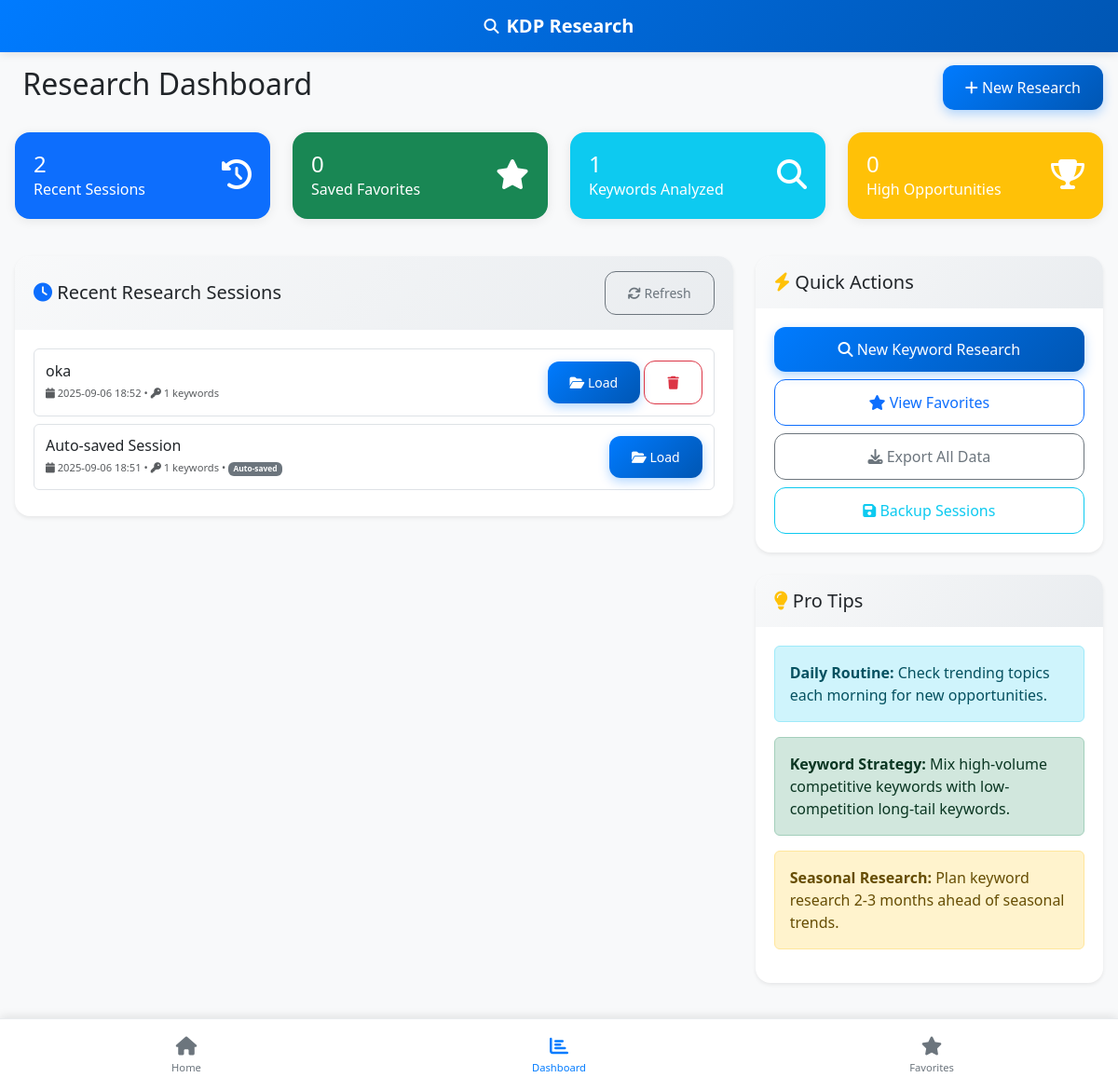
/dashboard, run on the app's committed database.
### models.py (models this page shows, shortened)
class SearchSession(db.Model):
    id = db.Column(db.Integer, primary_key=True)
    session_name = db.Column(db.String(200), nullable=False)
    keywords = db.Column(db.Text)  # JSON string of keywords and their data
    created_at = db.Column(db.DateTime, default=datetime.utcnow)
    updated_at = db.Column(db.DateTime, default=datetime.utcnow, onupdate=datetime.utcnow)
    is_autosave = db.Column(db.Boolean, default=False)
    def get_keywords(self):
        if self.keywords:
            return json.loads(self.keywords)
        return []

### routes.py (the view)
@app.route('/dashboard')
def dashboard():
    recent_sessions = SearchSession.query.order_by(SearchSession.updated_at.desc()).limit(5).all()
    return render_template('dashboard.html', recent_sessions=recent_sessions)

### templates/dashboard.html (shortened to what this page needs)
{% extends "base.html" %}
{% block content %}
<div class="row">
    <div class="col-12">
        <div class="d-flex justify-content-between align-items-center mb-4">
            <h2>
                Research Dashboard
            </h2>
            <div>
                <a href="{{ url_for('index') }}" class="btn btn-primary">
                    <i class="fas fa-plus"></i> New Research
                </a>
            </div>
        </div>
    </div>
</div>
<div class="row">
    <div class="col-lg-3 col-md-6 mb-4">
        <div class="card bg-primary text-white">
            <div class="card-body">
                <div class="d-flex justify-content-between">
                    <div>
                        <h4 class="mb-0">{{ recent_sessions|length }}</h4>
                        <p class="mb-0">Recent Sessions</p>
                    </div>
                    <div class="align-self-center">
                        <i class="fas fa-history fa-2x"></i>
                    </div>
                </div>
            </div>
        </div>
    </div>
    <div class="col-lg-3 col-md-6 mb-4">
        <div class="card bg-success text-white">
            <div class="card-body">
                <div class="d-flex justify-content-between">
                    <div>
                        <h4 class="mb-0" id="favoritesCount">0</h4>
                        <p class="mb-0">Saved Favorites</p>
                    </div>
                    <div class="align-self-center">
                        <i class="fas fa-star fa-2x"></i>
                    </div>
                </div>
            </div>
        </div>
    </div>
    <div class="col-lg-3 col-md-6 mb-4">
        <div class="card bg-info text-white">
            <div class="card-body">
                <div class="d-flex justify-content-between">
                    <div>
                        <h4 class="mb-0" id="totalKeywords">0</h4>
                        <p class="mb-0">Keywords Analyzed</p>
                    </div>
                    <div class="align-self-center">
                        <i class="fas fa-search fa-2x"></i>
                    </div>
                </div>
            </div>
        </div>
    </div>
    <div class="col-lg-3 col-md-6 mb-4">
        <div class="card bg-warning text-white">
            <div class="card-body">
                <div class="d-flex justify-content-between">
                    <div>
                        <h4 class="mb-0" id="opportunityKeywords">0</h4>
                        <p class="mb-0">High Opportunities</p>
                    </div>
                    <div class="align-self-center">
                        <i class="fas fa-trophy fa-2x"></i>
                    </div>
                </div>
            </div>
        </div>
    </div>
</div>
<div class="row">
    <div class="col-lg-8">
        <div class="card shadow-sm">
            <div class="card-header d-flex justify-content-between align-items-center">
                <h5 class="mb-0">
                    <i class="fas fa-clock text-primary"></i>
                    Recent Research Sessions
                </h5>
                <button class="btn btn-sm btn-outline-secondary" onclick="refreshSessions()">
                    <i class="fas fa-refresh"></i> Refresh
                </button>
            </div>
            <div class="card-body">
                {% if recent_sessions %}
                    <div id="sessionsContainer">
                        {% for session in recent_sessions %}
                        <div class="session-item" data-session-id="{{ session.id }}">
                            <div class="session-info">
                                <h6 class="mb-1">{{ session.session_name }}</h6>
                                <div class="session-meta">
                                    <small class="text-muted">
                                        <i class="fas fa-calendar"></i>
                                        {{ session.updated_at.strftime('%Y-%m-%d %H:%M') }}
                                        •
                                        <i class="fas fa-key"></i>
                                        {{ session.get_keywords()|length }} keywords
                                        {% if session.is_autosave %}
                                        • <span class="badge bg-secondary">Auto-saved</span>
                                        {% endif %}
                                    </small>
                                </div>
                            </div>
                            <div class="session-actions">
                                <button class="btn btn-sm btn-primary" onclick="loadSession({{ session.id }})">
                                    <i class="fas fa-folder-open"></i> Load
                                </button>
                                {% if not session.is_autosave %}
                                <button class="btn btn-sm btn-outline-danger" onclick="deleteSession({{ session.id }})">
                                    <i class="fas fa-trash"></i>
                                </button>
                                {% endif %}
                            </div>
                        </div>
                        {% endfor %}
                    </div>
                {% endif %}
            </div>
        </div>
    </div>
    <div class="col-lg-4">
        <div class="card shadow-sm mb-4">
            <div class="card-header">
                <h5 class="mb-0">
                    <i class="fas fa-bolt text-warning"></i>
                    Quick Actions
                </h5>
            </div>
            <div class="card-body">
                <div class="d-grid gap-2">
                    <a href="{{ url_for('index') }}" class="btn btn-primary">
                        <i class="fas fa-search"></i> New Keyword Research
                    </a>
                    <a href="{{ url_for('favorites') }}" class="btn btn-outline-primary">
                        <i class="fas fa-star"></i> View Favorites
                    </a>
                    <button class="btn btn-outline-secondary" onclick="exportAllData()">
                        <i class="fas fa-download"></i> Export All Data
                    </button>
                    <button class="btn btn-outline-info" onclick="backupSessions()">
                        <i class="fas fa-save"></i> Backup Sessions
                    </button>
                </div>
            </div>
        </div>
        <div class="card shadow-sm">
            <div class="card-header">
                <h5 class="mb-0">
                    <i class="fas fa-lightbulb text-warning"></i>
                    Pro Tips
                </h5>
            </div>
            <div class="card-body">
                <div class="alert alert-info">
                    <strong>Daily Routine:</strong> Check trending topics each morning for new opportunities.
                </div>
                <div class="alert alert-success">
                    <strong>Keyword Strategy:</strong> Mix high-volume competitive keywords with low-competition long-tail keywords.
                </div>
                <div class="alert alert-warning">
                    <strong>Seasonal Research:</strong> Plan keyword research 2-3 months ahead of seasonal trends.
                </div>
            </div>
        </div>
    </div>
</div>
{% endblock %}

### static/css/styles.css (style rules this page uses)
:root { --bg-primary: #ffffff; --bg-secondary: #f8f9fa; --text-primary: #212529; --text-secondary: #6c757d; --border-color: #dee2e6; --accent-color: #007bff; --success-color: #28a745; --warning-color: #ffc107; --danger-color: #dc3545; --info-color: #17a2b8; --dark-bg-primary: #1a1a1a; --dark-bg-secondary: #2d2d2d; --dark-text-primary: #ffffff; --dark-text-secondary: #b0b0b0; --dark-border-color: #404040; --dark-accent-color: #0d6efd; }
body { font-family: 'Segoe UI', Tahoma, Geneva, Verdana, sans-serif; transition: all 0.3s ease; background-color: #f8f9fa; margin: 0; padding: 0; overflow-x: hidden; }
.session-item { display: flex; justify-content: space-between; align-items: center; padding: 0.75rem; border: 1px solid var(--border-color); border-radius: 0.375rem; margin-bottom: 0.5rem; }
.session-info h6 { margin-bottom: 0.25rem; }
.session-meta { font-size: 0.8rem; color: var(--text-secondary); }
.card { border: none; border-radius: 16px; box-shadow: 0 2px 12px rgba(0,0,0,0.08); margin-bottom: 16px; }
.card-header { background: linear-gradient(135deg, #f8f9fa 0%, #e9ecef 100%); border-bottom: none; border-radius: 16px 16px 0 0 !important; padding: 16px 20px; }
.card-body { padding: 20px; }
.btn { border-radius: 12px; font-weight: 500; padding: 12px 24px; transition: all 0.2s ease; }
.btn-primary { background: linear-gradient(135deg, #007bff 0%, #0056b3 100%); border: none; box-shadow: 0 4px 12px rgba(0, 123, 255, 0.3); }

### data on the page
SearchSession: session_name "oka", updated_at "2025-09-06 18:52", get_keywords|length "1"
SearchSession: session_name "Auto-saved Session", updated_at "2025-09-06 18:51", get_keywords|length "1", is_autosave "Auto-saved"

### other printed values
{{ recent_sessions|length }} "2"
